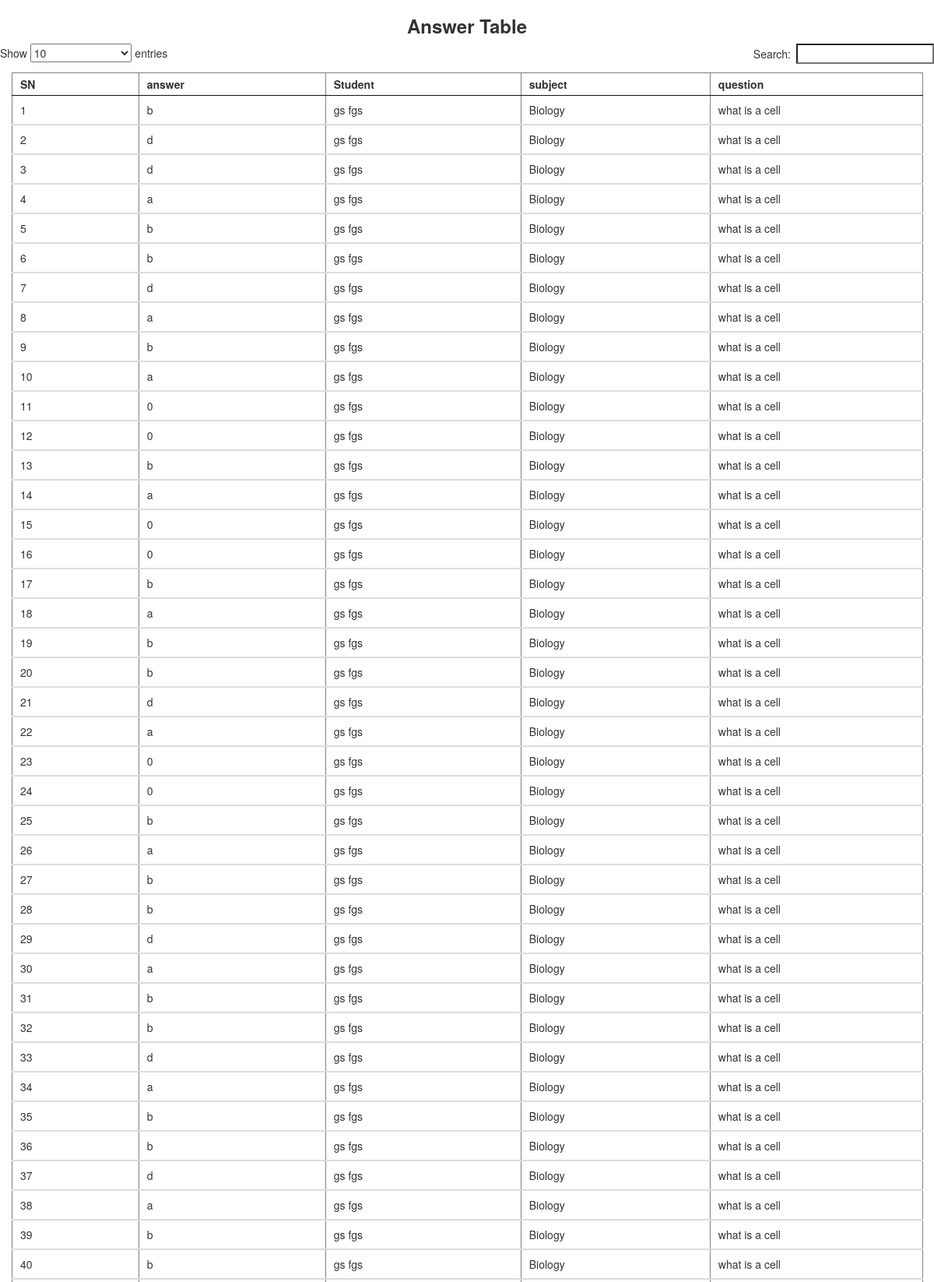
Screenshot of /admin/view_answer.php (upper part) with the database file from the repository.
### tables this page shows
CREATE TABLE IF NOT EXISTS `answers` (
`id` int(11) NOT NULL,
  `answer` varchar(20) NOT NULL,
  `biodata_id` int(11) unsigned NOT NULL,
  `subject_id` int(11) unsigned NOT NULL,
  `question_id` int(11) unsigned NOT NULL
);

### function/function.php (the view, shortened to what this page needs)
<?php
class App
{
		function fetch($table, $id){
			if ($id=='') {
				$qwery = mysql_query("SELECT * FROM $table ORDER BY id DESC") or die(mysql_error());
			}else{
				$qwery = mysql_query("SELECT * FROM $table WHERE id='$id'") or die(mysql_error());
			}
				switch ($table) {
						?>
						<?php
					case "answers":
						?>
						<div class="col-md-12"><caption><h3 style="text-align:center;"><b>Answer Table</b></h3></caption><table width="100%" border="1" style="border-collapse:collapse;" id="myTable" class="table">
								<thead>
									<th>SN</th>
					                <th>answer</th>
					                <th>Student</th>
					                <th>subject</th>
					                <th>question</th>
					            </thead>
									<?php
									$sn=1;
									while($row=mysql_fetch_array($qwery)){
										$sql=mysql_query("SELECT subject.name AS sname, biodata.sur_name AS surname, biodata.first_name AS firstname, questions.question AS qname FROM subject JOIN questions ON subject.id=questions.subject_id JOIN biodata JOIN answers ON biodata.id=answers.biodata_id ") or die(mysql_error());
										$fetch=mysql_fetch_array($sql);
										?>
										<tbody>
										<?php
											echo '<tr>'.
					                        '<td>' . $sn . '</td>' .
					                        '<td>' . $row["answer"] . '</td>' .
					                        '<td>' . $fetch["surname"] . " ". $fetch['firstname'].'</td>' .
					                        '<td>' . $fetch["sname"] . '</td>' .
					                        '<td>' . $fetch["qname"] . '</td>' .
					                       '</tr>';
										?>
										</tbody>
									<?php
									$sn ++;
									}?>
							</table>
						</div>
						<?php
						break;
						?>
						<?php
				}
		}
}
?>

### rows the page displays
answers: answer "b", surname "gs", firstname "fgs", sname "Biology", qname "what is a cell"
answers: answer "d", surname "gs", firstname "fgs", sname "Biology", qname "what is a cell"
answers: answer "d", surname "gs", firstname "fgs", sname "Biology", qname "what is a cell"
answers: answer "a", surname "gs", firstname "fgs", sname "Biology", qname "what is a cell"
answers: answer "b", surname "gs", firstname "fgs", sname "Biology", qname "what is a cell"
answers: answer "b", surname "gs", firstname "fgs", sname "Biology", qname "what is a cell"
answers: answer "d", surname "gs", firstname "fgs", sname "Biology", qname "what is a cell"
answers: answer "a", surname "gs", firstname "fgs", sname "Biology", qname "what is a cell"
answers: answer "b", surname "gs", firstname "fgs", sname "Biology", qname "what is a cell"
answers: answer "a", surname "gs", firstname "fgs", sname "Biology", qname "what is a cell"
answers: answer "0", surname "gs", firstname "fgs", sname "Biology", qname "what is a cell"
answers: answer "0", surname "gs", firstname "fgs", sname "Biology", qname "what is a cell"
answers: answer "b", surname "gs", firstname "fgs", sname "Biology", qname "what is a cell"
answers: answer "a", surname "gs", firstname "fgs", sname "Biology", qname "what is a cell"
answers: answer "0", surname "gs", firstname "fgs", sname "Biology", qname "what is a cell"
answers: answer "0", surname "gs", firstname "fgs", sname "Biology", qname "what is a cell"
answers: answer "b", surname "gs", firstname "fgs", sname "Biology", qname "what is a cell"
answers: answer "a", surname "gs", firstname "fgs", sname "Biology", qname "what is a cell"
answers: answer "b", surname "gs", firstname "fgs", sname "Biology", qname "what is a cell"
answers: answer "b", surname "gs", firstname "fgs", sname "Biology", qname "what is a cell"
answers: answer "d", surname "gs", firstname "fgs", sname "Biology", qname "what is a cell"
answers: answer "a", surname "gs", firstname "fgs", sname "Biology", qname "what is a cell"
answers: answer "0", surname "gs", firstname "fgs", sname "Biology", qname "what is a cell"
answers: answer "0", surname "gs", firstname "fgs", sname "Biology", qname "what is a cell"
answers: answer "b", surname "gs", firstname "fgs", sname "Biology", qname "what is a cell"
answers: answer "a", surname "gs", firstname "fgs", sname "Biology", qname "what is a cell"
answers: answer "b", surname "gs", firstname "fgs", sname "Biology", qname "what is a cell"
answers: answer "b", surname "gs", firstname "fgs", sname "Biology", qname "what is a cell"
answers: answer "d", surname "gs", firstname "fgs", sname "Biology", qname "what is a cell"
answers: answer "a", surname "gs", firstname "fgs", sname "Biology", qname "what is a cell"
answers: answer "b", surname "gs", firstname "fgs", sname "Biology", qname "what is a cell"
answers: answer "b", surname "gs", firstname "fgs", sname "Biology", qname "what is a cell"
answers: answer "d", surname "gs", firstname "fgs", sname "Biology", qname "what is a cell"
answers: answer "a", surname "gs", firstname "fgs", sname "Biology", qname "what is a cell"
answers: answer "b", surname "gs", firstname "fgs", sname "Biology", qname "what is a cell"
answers: answer "b", surname "gs", firstname "fgs", sname "Biology", qname "what is a cell"
answers: answer "d", surname "gs", firstname "fgs", sname "Biology", qname "what is a cell"
answers: answer "a", surname "gs", firstname "fgs", sname "Biology", qname "what is a cell"
answers: answer "b", surname "gs", firstname "fgs", sname "Biology", qname "what is a cell"
answers: answer "b", surname "gs", firstname "fgs", sname "Biology", qname "what is a cell"
